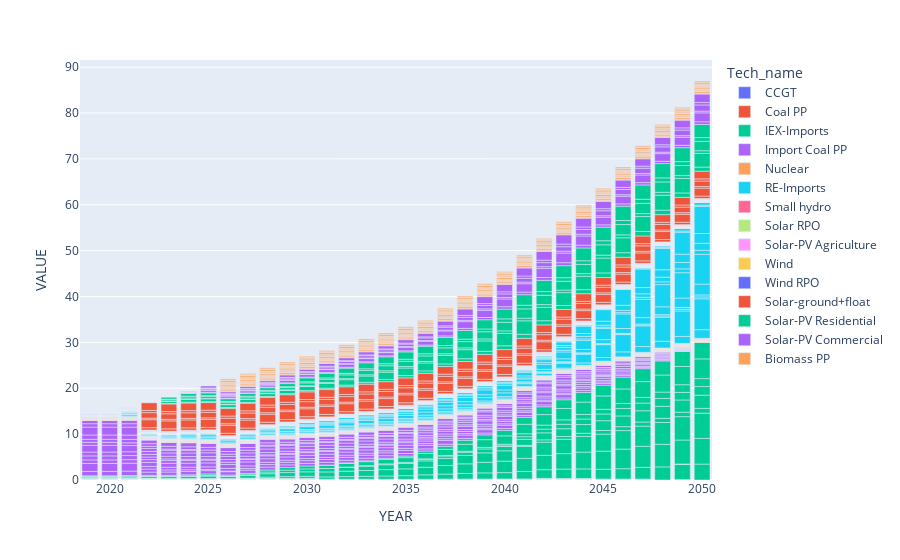

Write notebook code for a chart like this one.
### Code cell
px.bar(p_tech, x="YEAR", y='VALUE', color='Tech_name')

### Figure 1 — Plotly figure (JSON) as saved in the notebook; plotly's stock layout.template omitted (floating-point values rounded to 4 significant figures; data arrays with more than 128 entries replaced by an {"elided": "..."} marker saying what was removed)
{"data": [{"alignmentgroup": "True", "hovertemplate": "Tech_name=CCGT<br>YEAR=%{x}<br>VALUE=%{y}<extra></extra>", "legendgroup": "CCGT", "marker": {"color": "#636efa", "pattern": {"shape": ""}}, "name": "CCGT", "offsetgroup": "CCGT", "orientation": "v", "showlegend": true, "textposition": "auto", "type": "bar", "x": {"elided": "288 int values"}, "xaxis": "x", "y": {"elided": "288 float values"}, "yaxis": "y"}, {"alignmentgroup": "True", "hovertemplate": "Tech_name=Coal PP<br>YEAR=%{x}<br>VALUE=%{y}<extra></extra>", "legendgroup": "Coal PP", "marker": {"color": "#EF553B", "pattern": {"shape": ""}}, "name": "Coal PP", "offsetgroup": "Coal PP", "orientation": "v", "showlegend": true, "textposition": "auto", "type": "bar", "x": {"elided": "299 int values"}, "xaxis": "x", "y": {"elided": "299 float values"}, "yaxis": "y"}, {"alignmentgroup": "True", "hovertemplate": "Tech_name=IEX-Imports<br>YEAR=%{x}<br>VALUE=%{y}<extra></extra>", "legendgroup": "IEX-Imports", "marker": {"color": "#00cc96", "pattern": {"shape": ""}}, "name": "IEX-Imports", "offsetgroup": "IEX-Imports", "orientation": "v", "showlegend": true, "textposition": "auto", "type": "bar", "x": {"elided": "198 int values"}, "xaxis": "x", "y": {"elided": "198 float values"}, "yaxis": "y"}, {"alignmentgroup": "True", "hovertemplate": "Tech_name=Import Coal PP<br>YEAR=%{x}<br>VALUE=%{y}<extra></extra>", "legendgroup": "Import Coal PP", "marker": {"color": "#ab63fa", "pattern": {"shape": ""}}, "name": "Import Coal PP", "offsetgroup": "Import Coal PP", "orientation": "v", "showlegend": true, "textposition": "auto", "type": "bar", "x": {"elided": "357 int values"}, "xaxis": "x", "y": {"elided": "357 float values"}, "yaxis": "y"}, {"alignmentgroup": "True", "hovertemplate": "Tech_name=Nuclear<br>YEAR=%{x}<br>VALUE=%{y}<extra></extra>", "legendgroup": "Nuclear", "marker": {"color": "#FFA15A", "pattern": {"shape": ""}}, "name": "Nuclear", "offsetgroup": "Nuclear", "orientation": "v", "showlegend": true, "textposition": "auto", "type": "bar", "x": {"elided": "381 int values"}, "xaxis": "x", "y": {"elided": "381 float values"}, "yaxis": "y"}, {"alignmentgroup": "True", "hovertemplate": "Tech_name=RE-Imports<br>YEAR=%{x}<br>VALUE=%{y}<extra></extra>", "legendgroup": "RE-Imports", "marker": {"color": "#19d3f3", "pattern": {"shape": ""}}, "name": "RE-Imports", "offsetgroup": "RE-Imports", "orientation": "v", "showlegend": true, "textposition": "auto", "type": "bar", "x": {"elided": "285 int values"}, "xaxis": "x", "y": {"elided": "285 float values"}, "yaxis": "y"}, {"alignmentgroup": "True", "hovertemplate": "Tech_name=Small hydro<br>YEAR=%{x}<br>VALUE=%{y}<extra></extra>", "legendgroup": "Small hydro", "marker": {"color": "#FF6692", "pattern": {"shape": ""}}, "name": "Small hydro", "offsetgroup": "Small hydro", "orientation": "v", "showlegend": true, "textposition": "auto", "type": "bar", "x": {"elided": "382 int values"}, "xaxis": "x", "y": {"elided": "382 float values"}, "yaxis": "y"}, {"alignmentgroup": "True", "hovertemplate": "Tech_name=Solar RPO<br>YEAR=%{x}<br>VALUE=%{y}<extra></extra>", "legendgroup": "Solar RPO", "marker": {"color": "#B6E880", "pattern": {"shape": ""}}, "name": "Solar RPO", "offsetgroup": "Solar RPO", "orientation": "v", "showlegend": true, "textposition": "auto", "type": "bar", "x": {"elided": "192 int values"}, "xaxis": "x", "y": {"elided": "192 float values"}, "yaxis": "y"}, {"alignmentgroup": "True", "hovertemplate": "Tech_name=Solar-PV Agriculture<br>YEAR=%{x}<br>VALUE=%{y}<extra></extra>", "legendgroup": "Solar-PV Agriculture", "marker": {"color": "#FF97FF", "pattern": {"shape": ""}}, "name": "Solar-PV Agriculture", "offsetgroup": "Solar-PV Agriculture", "orientation": "v", "showlegend": true, "textposition": "auto", "type": "bar", "x": {"elided": "192 int values"}, "xaxis": "x", "y": {"elided": "192 float values"}, "yaxis": "y"}, {"alignmentgroup": "True", "hovertemplate": "Tech_name=Wind<br>YEAR=%{x}<br>VALUE=%{y}<extra></extra>", "legendgroup": "Wind", "marker": {"color": "#FECB52", "pattern": {"shape": ""}}, "name": "Wind", "offsetgroup": "Wind", "orientation": "v", "showlegend": true, "textposition": "auto", "type": "bar", "x": {"elided": "335 int values"}, "xaxis": "x", "y": {"elided": "335 float values"}, "yaxis": "y"}, {"alignmentgroup": "True", "hovertemplate": "Tech_name=Wind RPO<br>YEAR=%{x}<br>VALUE=%{y}<extra></extra>", "legendgroup": "Wind RPO", "marker": {"color": "#636efa", "pattern": {"shape": ""}}, "name": "Wind RPO", "offsetgroup": "Wind RPO", "orientation": "v", "showlegend": true, "textposition": "auto", "type": "bar", "x": {"elided": "384 int values"}, "xaxis": "x", "y": {"elided": "384 float values"}, "yaxis": "y"}, {"alignmentgroup": "True", "hovertemplate": "Tech_name=Solar-ground+float<br>YEAR=%{x}<br>VALUE=%{y}<extra></extra>", "legendgroup": "Solar-ground+float", "marker": {"color": "#EF553B", "pattern": {"shape": ""}}, "name": "Solar-ground+float", "offsetgroup": "Solar-ground+float", "orientation": "v", "showlegend": true, "textposition": "auto", "type": "bar", "x": {"elided": "174 int values"}, "xaxis": "x", "y": {"elided": "174 float values"}, "yaxis": "y"}, {"alignmentgroup": "True", "hovertemplate": "Tech_name=Solar-PV Residential<br>YEAR=%{x}<br>VALUE=%{y}<extra></extra>", "legendgroup": "Solar-PV Residential", "marker": {"color": "#00cc96", "pattern": {"shape": ""}}, "name": "Solar-PV Residential", "offsetgroup": "Solar-PV Residential", "orientation": "v", "showlegend": true, "textposition": "auto", "type": "bar", "x": {"elided": "168 int values"}, "xaxis": "x", "y": {"elided": "168 float values"}, "yaxis": "y"}, {"alignmentgroup": "True", "hovertemplate": "Tech_name=Solar-PV Commercial<br>YEAR=%{x}<br>VALUE=%{y}<extra></extra>", "legendgroup": "Solar-PV Commercial", "marker": {"color": "#ab63fa", "pattern": {"shape": ""}}, "name": "Solar-PV Commercial", "offsetgroup": "Solar-PV Commercial", "orientation": "v", "showlegend": true, "textposition": "auto", "type": "bar", "x": {"elided": "162 int values"}, "xaxis": "x", "y": {"elided": "162 float values"}, "yaxis": "y"}, {"alignmentgroup": "True", "hovertemplate": "Tech_name=Biomass PP<br>YEAR=%{x}<br>VALUE=%{y}<extra></extra>", "legendgroup": "Biomass PP", "marker": {"color": "#FFA15A", "pattern": {"shape": ""}}, "name": "Biomass PP", "offsetgroup": "Biomass PP", "orientation": "v", "showlegend": true, "textposition": "auto", "type": "bar", "x": {"elided": "300 int values"}, "xaxis": "x", "y": {"elided": "300 float values"}, "yaxis": "y"}], "layout": {"barmode": "relative", "legend": {"title": {"text": "Tech_name"}, "tracegroupgap": 0}, "margin": {"t": 60}, "xaxis": {"anchor": "y", "domain": [0, 1], "title": {"text": "YEAR"}}, "yaxis": {"anchor": "x", "domain": [0, 1], "title": {"text": "VALUE"}}}}
